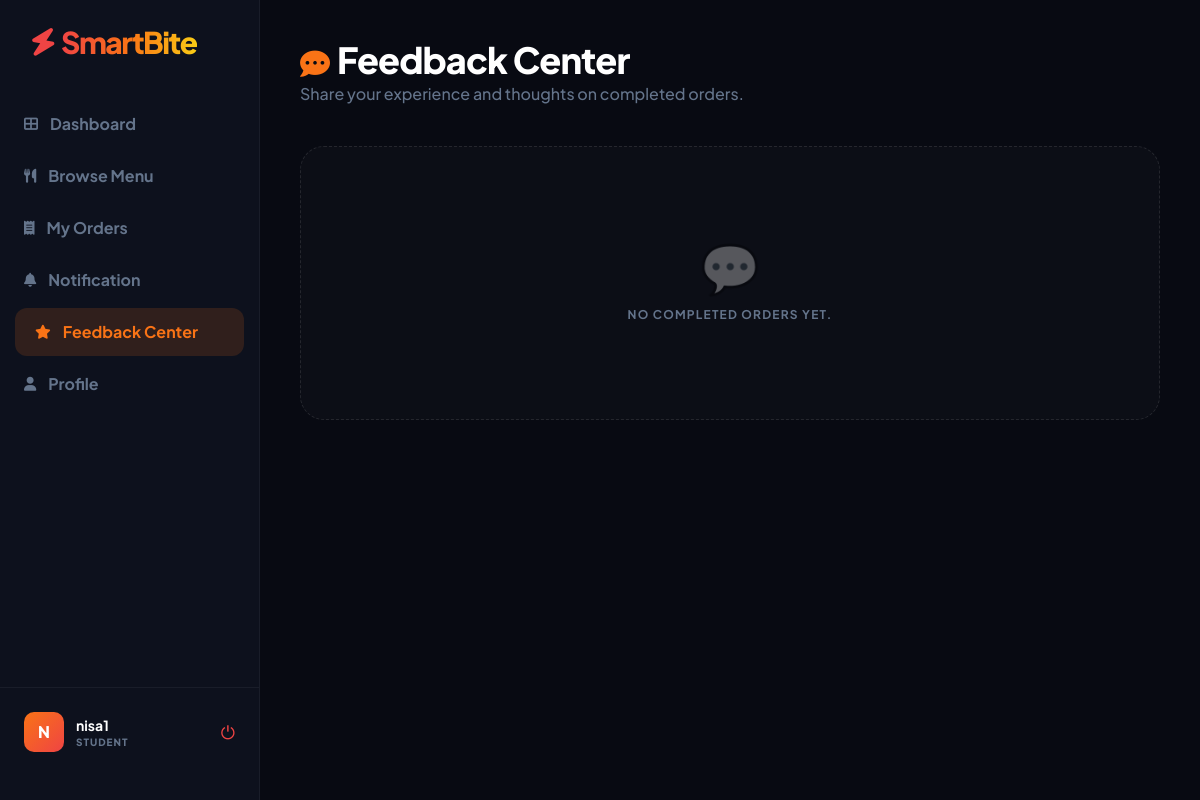
The app's page /feedbacks/ (signed in), older data.
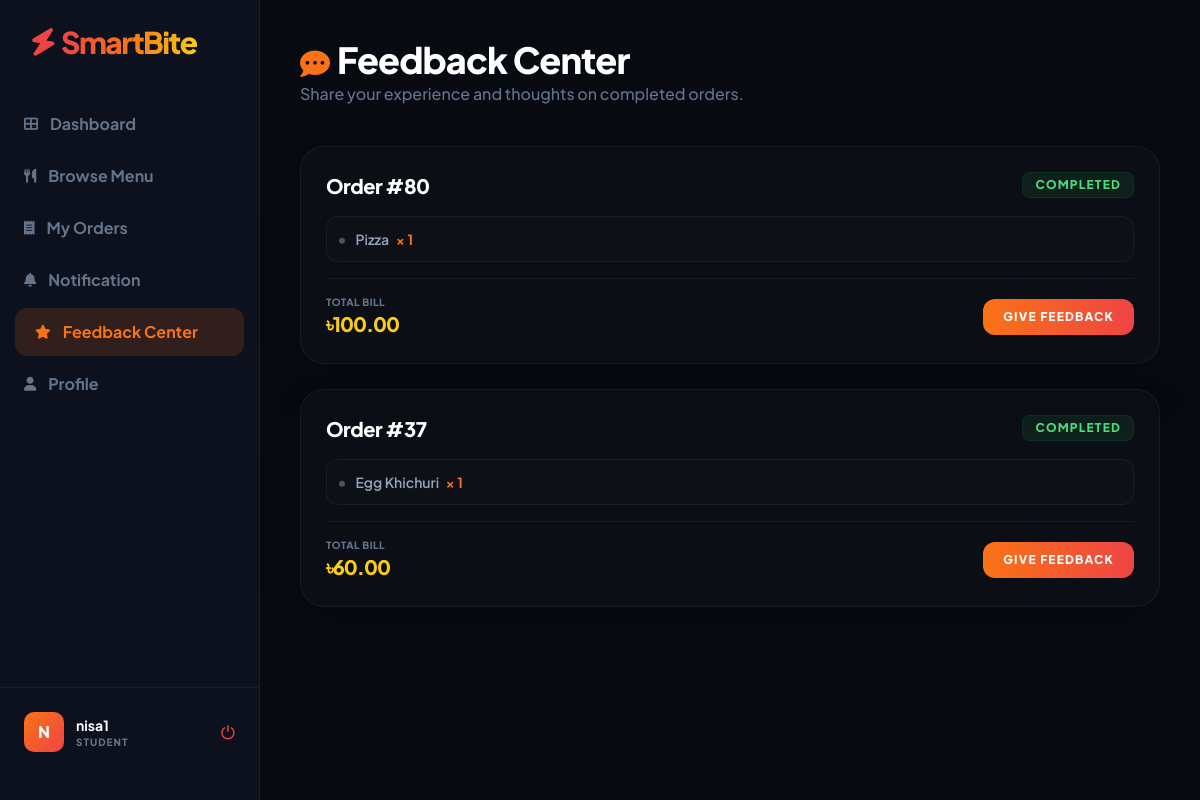
The same page, newer data.
### SmartCanteen/models.py (models this page shows, shortened)
class Order(models.Model):
    STATUS_CHOICES = (
        ('Pending', 'Pending'),
        ('Ready', 'Ready'),
        ('Done', 'Done'),
        ('Cancelled', 'Cancelled'),
    )
    PICKUP_CHOICES = (
        ('Takeaway', 'Takeaway'),
        ('Dine-in', 'Dine-in'),
    )
    PAYMENT_CHOICES = (
        ('Cash', 'Cash'),
        ('Online', 'Online'),
    )
    user = models.ForeignKey(
        User,
        on_delete=models.CASCADE,
        related_name='orders',
        null=True,
        blank=True
    )
    customer_name = models.CharField(max_length=100)
    total_price = models.DecimalField(max_digits=10, decimal_places=2)
    status = models.CharField(
        max_length=20,
        choices=STATUS_CHOICES,
        default='Pending'
    )
    order_type = models.CharField(
        max_length=20,
        choices=PICKUP_CHOICES,
        default='Takeaway'
    )
    payment_method = models.CharField(
        max_length=20,
        choices=PAYMENT_CHOICES,
        default='Cash'
    )
    payment_status = models.BooleanField(default=False)  # ✅ ADD THIS
    created_at = models.DateTimeField(auto_now_add=True)

class OrderItem(models.Model):
    order = models.ForeignKey(
        Order,
        on_delete=models.CASCADE,
        related_name='items'
    )
    food = models.ForeignKey(
        Food,
        on_delete=models.CASCADE
    )
    quantity = models.IntegerField(default=1)

class Food(models.Model):
    CATEGORY_CHOICES = (
        ('Rice', 'Rice'),
        ('Bread', 'Bread'),
        ('Snacks', 'Snacks'),
        ('Drinks', 'Drinks'),
        ('Dessert', 'Dessert'),
    )
    name = models.CharField(max_length=100)
    category = models.CharField(
        max_length=50,
        choices=CATEGORY_CHOICES,
        default='Snacks'
    )
    price = models.DecimalField(max_digits=10, decimal_places=2)
    quantity = models.IntegerField(default=0)
    photo = models.ImageField(
        upload_to='food_images/',
        blank=True,
        null=True
    )
    available = models.BooleanField(default=True)

### SmartCanteen/views.py (the view)
# urls.py: path('feedbacks/', views.feedback_list, name='feedback_list'),
@login_required
def feedback_list(request):
    orders = Order.objects.filter(
        user=request.user,
        status="Done"
    ).prefetch_related('items', 'items__food').order_by('-id')
    return render(request, 'feedback_list.html', {
        'orders': orders
    })

### templates/feedback_list.html (shortened to what the changed rows need)
<!DOCTYPE html>
<html lang="en">
<head>
    <script src="https://cdn.tailwindcss.com"></script>
    <link rel="stylesheet" href="https://cdnjs.cloudflare.com/ajax/libs/font-awesome/6.0.0/css/all.min.css">
</head>
<body>
    <aside class="sidebar flex flex-col justify-between">
        <div>
            <div class="px-8 mb-10">
                <h1 class="text-3xl brand-logo">
                    <i class="fas fa-bolt" style="color: #ef4444; transform: rotate(10deg);"></i>
                    <span class="brand-gradient">SmartBite</span>
                </h1>
            </div>
        </div>
    </aside>
    <main class="main-content">
        <header class="mb-10">
            <h1 class="text-4xl font-black text-white tracking-tight">
                <i class="fa-solid fa-comment-dots text-orange-500 mr-2 text-3xl align-middle"></i>Feedback Center
            </h1>
        </header>
        <div class="max-w-4xl">
            {% for order in orders %}
                <div class="card shadow-2xl">
                    <div class="flex justify-between items-start mb-4">
                        <h3 class="text-xl font-extrabold text-white tracking-tight">Order #{{ order.id }}</h3>
                        <span class="text-xs font-black uppercase tracking-widest bg-green-500/10 text-green-400 px-3 py-1 rounded-lg border border-green-500/10">Completed</span>
                    </div>
                    <div class="text-sm font-semibold text-slate-400 space-y-1 mb-4 bg-white/[0.01] p-3 rounded-xl border border-white/5">
                        {% for item in order.items.all %}
                            <div>
                                <i class="fas fa-circle text-[6px] text-slate-600 mr-2 align-middle"></i>
                                {{ item.food.name }} <span class="text-orange-500 font-bold ml-1">× {{ item.quantity }}</span>
                            </div>
                        {% endfor %}
                    </div>
                    <div class="flex justify-between items-center border-t border-white/5 pt-4 mt-2">
                        <div>
                            <span class="text-[10px] uppercase font-black text-slate-500 tracking-wider block">Total Bill</span>
                            <span class="text-xl font-black text-[#facc15] tracking-tighter">৳{{ order.total_price }}</span>
                        </div>
                        <a href="{% url 'feedback_page' order.id %}" class="px-5 py-2.5 bg-gradient-to-r from-orange-500 to-red-500 text-white font-extrabold text-xs uppercase tracking-widest rounded-xl hover:shadow-lg hover:shadow-orange-500/20 hover:brightness-110 active:scale-95 transition-all">
                            Give Feedback
                        </a>
                    </div>
                </div>
            {% empty %}
                <div class="card text-center py-24 border-dashed border-white/10">
                    <div class="text-5xl mb-4 opacity-30">💬</div>
                    <p class="text-slate-500 font-bold uppercase tracking-widest text-xs">No completed orders yet.</p>
                </div>
            {% endfor %}
        </div>
    </main>
</body>
</html>

Row changes from the older to the newer data that the page shows:
added Order: id "80", total_price "100.00"
added OrderItem: food.name "Pizza", quantity "1", shown under "80"
added Order: id "37", total_price "60.00"
added OrderItem: food.name "Egg Khichuri", quantity "1", shown under "37"
Text that changed along with them:
text no longer shown: "💬 NO COMPLETED ORDERS YET."
